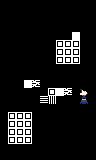

Below is a game level as drawn by its tile map, then a one-line description and the .tmx that defines it (tile-layer data replaced by summaries):
An orthogonal 12x20 tile map with 8x8 px tiles, 1 tile layer (main).

<map version="1.0" orientation="orthogonal" width="12" height="20" tilewidth="8" tileheight="8">
 <tileset firstgid="1" name="tiles" tilewidth="8" tileheight="8">
  <image source="../../../images/tiles.png" width="48" height="32" />
 </tileset>
 <layer name="main" width="12" height="20">
  <data>[240 cells, 32 non-empty, 8 distinct tile ids]</data>
 </layer>
</map>
